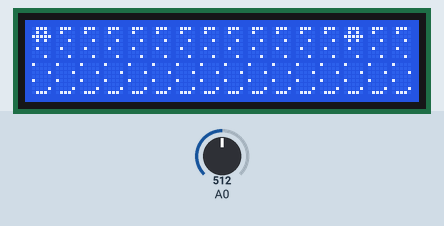
Simulated run of this sketch. Board: Arduino Uno, built with avr-gcc and run on an emulated ATmega328P. Parts: 16×2 character LCD. The inputs (shaded band) are chosen by the test bench; at power-on: A0 = 512. Random numbers use the default seed unless the sketch sets one.

Above: at 1.2 s.
1.3 s: A0 set to 417
At 1.44 s:
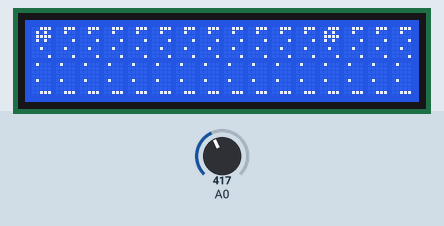
4.3 s: A0 set to 387
At 4.8 s:
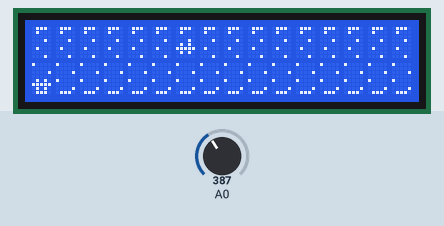
At 5.71 s:
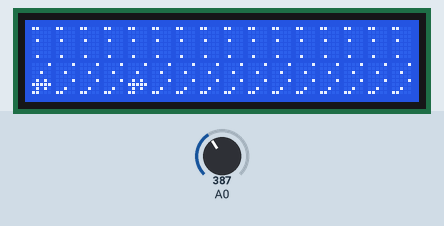
7.0 s: A0 set to 211
9.5 s: A0 set to 194
Timing chart, 0 to 12.0 s (numbered marks = the images above; inputs shaded):
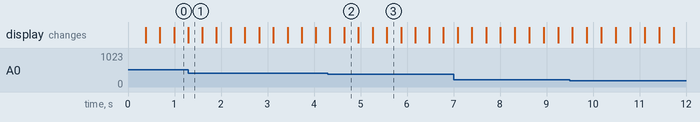

Measured:
- the behaviour switches between 401 and 400 on A0 (found by bisection; images 1 and 2)

The sketch:

RoadSteer.ino
```cpp
#include <LiquidCrystal.h> // LCD display library

// the pins used by the LCD shield
LiquidCrystal lcd(8, 9, 4, 5, 6, 7);

// define button constants
#define btnRIGHT  0
#define btnUP     1
#define btnDOWN   2
#define btnLEFT   3
#define btnSELECT 4
#define btnNONE   5

//game field size is 16x4 for 16x2 LCD
#define WIDTH 16
#define HEIGHT 4
#define MAX_ENEMIES 5

long int framerate=0; //delay between game steps
byte currentMap = 0; //current character map
byte enemyCount = 1;
byte level = 1;
int enemiesPassed = 0;
byte iteration = 0;

char screenBuffer[HEIGHT/2][WIDTH+1]; //characters to be displayed on the screen

//Define custom characters for game sprites as 6x8x8 array:
//6 layers of 8 custom characters, each character is coded by 8 bytes

byte spritemap[][8][8] = {
//layer 0
{
  //sprite 0
  {
    B00111,
    B00100,
    B00000,
    B00001,
    B00000,
    B00100,
    B00000,
    B00001
  },
  //sprite 1
  {
    B00111,
    B01010,
    B01111,
    B01010,
    B00000,
    B00100,
    B00000,
    B00001
  },
  //sprite 2
  {
    B00111,
    B00100,
    B00000,
    B00001,
    B01010,
    B01111,
    B01010,
    B00000
  },
  //sprite 3
  {
    B00111,
    B01010,
    B01111,
    B01010,
    B01010,
    B01111,
    B01010,
    B00000
  },
  //sprite 4
  {
    B00000,
    B01010,
    B01111,
    B01010,
    B01000,
    B00000,
    B00000,
    B00111
  },
  //sprite 5
  {
    B01000,
    B00000,
    B00000,
    B00000,
    B01010,
    B01111,
    B01010,
    B00111
  },
  //sprite 6
  {
    B00000,
    B01010,
    B01111,
    B01010,
    B01010,
    B01111,
    B01010,
    B00111
  },
  //sprite 7
  {
    B01000,
    B00000,
    B00000,
    B00000,
    B01000,
    B00000,
    B00000,
    B00111
  }
},
//layer 1
{
  //sprite 0
  {
    B01110,
    B01000,
    B00000,
    B00010,
    B00000,
    B01000,
    B00000,
    B00010
  },
  //sprite 1
  {
    B01110,
    B01010,
    B11111,
    B01010,
    B00000,
    B01000,
    B00000,
    B00010
  },
  //sprite 2
  {
    B01110,
    B01000,
    B00000,
    B00010,
    B01010,
    B11111,
    B01010,
    B00000
  },
  //sprite 3
  {
    B01110,
    B01010,
    B11111,
    B01010,
    B01010,
    B11111,
    B01010,
    B00000
  },
  //sprite 4
  {
    B00000,
    B01010,
    B11111,
    B01010,
    B10000,
    B00000,
    B00001,
    B01110
  },
  //sprite 5
  {
    B10000,
    B00000,
    B00001,
    B00000,
    B01010,
    B11111,
    B01010,
    B01110
  },
  //sprite 6
  {
    B00000,
    B01010,
    B11111,
    B01010,
    B01010,
    B11111,
    B01010,
    B01110
  },
  //sprite 7
  {
    B10000,
    B00000,
    B00001,
    B00000,
    B10000,
    B00000,
    B00001,
    B01110
  }
},
//layer 2
{
  //sprite 0
  {
    B11100,
    B10000,
    B00000,
    B00100,
    B00000,
    B10000,
    B00000,
    B00100
  },
  //sprite 1
  {
    B11100,
    B11010,
    B11111,
    B11010,
    B00000,
    B10000,
    B00000,
    B00100
  },
  //sprite 2
  {
    B11100,
    B10000,
    B00000,
    B00100,
    B11010,
    B11111,
    B11010,
    B00000
  },
  //sprite 3
  {
    B11100,
    B11010,
    B11111,
    B11010,
    B11010,
    B11111,
    B11010,
    B00000
  },
  //sprite 4
  {
    B00000,
    B11010,
    B11111,
    B11010,
    B00000,
    B00000,
    B00010,
    B11100
  },
  //sprite 5
  {
    B00000,
    B00000,
    B00010,
    B00000,
    B11010,
    B11111,
    B11010,
    B11100
  },
  //sprite 6
  {
    B00000,
    B11010,
    B11111,
    B11010,
    B11010,
    B11111,
    B11010,
    B11100
  },
  //sprite 7
  {
    B00000,
    B00000,
    B00010,
    B00000,
    B00000,
    B00000,
    B00010,
    B11100
  }
},
//layer 3
{
  //sprite 0
  {
    B11000,
    B00000,
    B00000,
    B01000,
    B00000,
    B00000,
    B00000,
    B01000
  },
  //sprite 1
  {
    B11000,
    B01010,
    B11111,
    B01010,
    B00000,
    B00000,
    B00000,
    B01000
  },
  //sprite 2
  {
    B11000,
    B00000,
    B00000,
    B01000,
    B01010,
    B11111,
    B01010,
    B00000
  },
  //sprite 3
  {
    B11000,
    B01010,
    B11111,
    B01010,
    B01010,
    B11111,
    B01010,
    B00000
  },
  //sprite 4
  {
    B00000,
    B01010,
    B11111,
    B01010,
    B00001,
    B00000,
    B00100,
    B11000
  },
  //sprite 5
  {
    B00001,
    B00000,
    B00100,
    B00000,
    B01010,
    B11111,
    B01010,
    B11000
  },
  //sprite 6
  {
    B00000,
    B01010,
    B11111,
    B01010,
    B01010,
    B11111,
    B01010,
    B11000
  },
  //sprite 7
  {
    B00001,
    B00000,
    B00100,
    B00000,
    B00001,
    B00000,
    B00100,
    B11000
  }
},
//layer 4
{
  //sprite 0
  {
    B10001,
    B00001,
    B00000,
    B10000,
    B00000,
    B00001,
    B00000,
    B10000
  },
  //sprite 1
  {
    B10001,
    B11010,
    B11111,
    B11010,
    B00000,
    B00001,
    B00000,
    B10000
  },
  //sprite 2
  {
    B10001,
    B00001,
    B00000,
    B10000,
    B11010,
    B11111,
    B11010,
    B00000
  },
  //sprite 3
  {
    B10001,
    B11010,
    B11111,
    B11010,
    B11010,
    B11111,
    B11010,
    B00000
  },
  //sprite 4
  {
    B00000,
    B11010,
    B11111,
    B11010,
    B00010,
    B00000,
    B01000,
    B10001
  },
  //sprite 5
  {
    B00010,
    B00000,
    B01000,
    B00000,
    B11010,
    B11111,
    B11010,
    B10001
  },
  //sprite 6
  {
    B00000,
    B11010,
    B11111,
    B11010,
    B11010,
    B11111,
    B11010,
    B10001
  },
  //sprite 7
  {
    B00010,
    B00000,
    B01000,
    B00000,
    B00010,
    B00000,
    B01000,
    B10001
  }
},
//layer 5
{
  //sprite 0
  {
    B00011,
    B00010,
    B00000,
    B00000,
    B00000,
    B00010,
    B00000,
    B00000
  },
  //sprite 1
  {
    B00011,
    B01010,
    B01111,
    B01010,
    B00000,
    B00010,
    B00000,
    B00000
  },
  //sprite 2
  {
    B00011,
    B00010,
    B00000,
    B00000,
    B01010,
    B01111,
    B01010,
    B00000
  },
  //sprite 3
  {
    B00011,
    B01010,
    B01111,
    B01010,
    B01010,
    B01111,
    B01010,
    B00000
  },
  //sprite 4
  {
    B00000,
    B01010,
    B01111,
    B01010,
    B00100,
    B00000,
    B10000,
    B00011
  },
  //sprite 5
  {
    B00100,
    B00000,
    B10000,
    B00000,
    B01010,
    B01111,
    B01010,
    B00011
  },
  //sprite 6
  {
    B00000,
    B01010,
    B01111,
    B01010,
    B01010,
    B01111,
    B01010,
    B00011
  },
  //sprite 7
  {
    B00100,
    B00000,
    B10000,
    B00000,
    B00100,
    B00000,
    B10000,
    B00011
  }
}
};


//Base class for game objects
class GameObject
{
//Object's coordinates and speed
protected:
  int8_t _x;
  int8_t _y;
  int8_t _speed;
public:
  GameObject():_x(0),_y(0),_speed(0){}
  GameObject(int8_t x, int8_t y): _x(x), _y(y), _speed(0){}
  GameObject(int8_t x, int8_t y, int8_t speed): _x(x), _y(y), _speed(speed){}
//Getters and setters
  int8_t x() const{
    return _x;
  }

  int8_t y() const{
    return _y;
  }
  int8_t speed() const{
    return _speed;
  }
  bool setX(int8_t x){
    if (x<0)
      return false;
    _x = x;
    return true;
  }
  bool setY(int8_t y){
    if ((y<0)||(y>=HEIGHT))
      return false;
    _y = y;
    return true;
  }
  bool setSpeed(int8_t speed){
    _speed = speed;
    return true;
  }
//Collision detection
  bool collides(const GameObject& o){
    return ((_x==o.x())&&(_y==o.y())) ? true : false;
  }
};

GameObject player, enemies[MAX_ENEMIES];

/* Processing buttons state*/
byte buttonPressed()
{
 int adc_key_in = analogRead(0);      // read analogue value
//Please adjust these values for your version of LCD shield
 if (adc_key_in <= 60)   return btnRIGHT;
 if (adc_key_in <= 200)  return btnUP;
 if (adc_key_in <= 400)  return btnDOWN;
 if (adc_key_in <= 600)  return btnLEFT;
 if (adc_key_in <= 800)  return btnSELECT;
 return btnNONE;
}

/*Update LCD screen
First drawing in a character buffer, then print it to the screen to avoid flickering.*/
void updateScreen(){
//Clearing the buffer
for(byte i = 0; i<WIDTH; i++){
  screenBuffer[0][i]=0;
  screenBuffer[1][i]=7;
}

//drawing the player
switch(player.y()){
case 0:
  screenBuffer[0][0] = 1;
  break;
case 1:
  screenBuffer[0][0] = 2;
  break;
case 2:
  screenBuffer[1][0] = 4;
  break;
case 3:
  screenBuffer[1][0] = 5;
  break;
}

//drawing enemies
for (byte enemyNum=0; enemyNum<enemyCount; enemyNum++)
{
  if(enemies[enemyNum].x()>WIDTH-1)
    continue;
  switch(enemies[enemyNum].y()){
  case 0:
    if (screenBuffer[0][enemies[enemyNum].x()]==0)
      screenBuffer[0][enemies[enemyNum].x()] = 1;
    else
      screenBuffer[0][enemies[enemyNum].x()] = 3;
    break;
  case 1:
    if (screenBuffer[0][enemies[enemyNum].x()]==0)
      screenBuffer[0][enemies[enemyNum].x()] = 2;
    else
      screenBuffer[0][enemies[enemyNum].x()] = 3;
    break;
  case 2:
    if (screenBuffer[1][enemies[enemyNum].x()]==7)
      screenBuffer[1][enemies[enemyNum].x()] = 4;
    else
      screenBuffer[1][enemies[enemyNum].x()] = 6;
    break;
  case 3:
    if (screenBuffer[1][enemies[enemyNum].x()]==7)
      screenBuffer[1][enemies[enemyNum].x()] = 5;
    else
      screenBuffer[1][enemies[enemyNum].x()] = 6;
    break;
  }
}
//Sending the buffer to the screen
  for (byte i = 0; i < HEIGHT/2; i++)
  {
    lcd.setCursor(0,i);
    for (byte j=0;j<WIDTH;j++)
      lcd.print(screenBuffer[i][j]);
  }
}

/*Game over screen*/
void gameOver()
{
  lcd.setCursor(0,0);
  lcd.print("Game over");
  lcd.setCursor(0,1);
  lcd.print("Score: ");
  lcd.setCursor(7,1);
  lcd.print(enemiesPassed);
  while(1){
    for (byte i = 0; i<8; i++)
      lcd.createChar(i, spritemap[currentMap][i]);
    delay(20);
    currentMap+=1;
    if (currentMap>5)
      currentMap = 0;
  }
}

/*Init: starting LCD and initializing variables*/
void setup()
{
 lcd.begin(16, 2);
 randomSeed(analogRead(1));
 player.setX(0);
 player.setY(0);
 enemyCount = 1;
 framerate=20; //delay between game steps
 currentMap = 0;
 level = 1;
 enemiesPassed = 0;
 enemies[0].setY(random(4));
 enemies[0].setX(WIDTH-1);
 iteration = 0;
}

/*Game loop*/
void loop()
{
//Processing the buttons
  if (currentMap%2){//feel free to remove this condition to increase manoeuvrability
  switch(buttonPressed()){
  case btnUP:{
    player.setY(player.y()-1);
    break;
  }
  case btnDOWN:{
    player.setY(player.y()+1);
    break;
  }
  default:
    break;
  }
  }
  //swithing current character map
  for (byte i = 0; i<8; i++)
    lcd.createChar(i, spritemap[currentMap][i]);
  currentMap++;
  //moving objects
  if (currentMap>5){
    currentMap = 0;
    for (byte enemyNum=0; enemyNum<enemyCount; enemyNum++)
    {
      if(!enemies[enemyNum].x()){
        if (enemies[enemyNum].y()==player.y())
          gameOver();
        enemies[enemyNum].setY(random(4));
        enemies[enemyNum].setX(WIDTH+random(20));
        enemiesPassed++;
        if (!(enemiesPassed%2)){//switch to the next level
          level++;
          if (level<10)
            framerate = (10-level)*2;
          else framerate = 0;
          enemyCount++;
          if (enemyCount>MAX_ENEMIES)
            enemyCount = MAX_ENEMIES;
          enemies[enemyCount-1].setY(random(4));
          enemies[enemyCount-1].setX(WIDTH+random(20));
        }
      }
      //move enemies once per 3 animation iterations
      else if (!iteration){
        enemies[enemyNum].setX(enemies[enemyNum].x()-1);
      if ((enemies[enemyNum].x()<10)&&(enemies[enemyNum].y()>player.y()))
        enemies[enemyNum].setY(enemies[enemyNum].y()-1);
      if ((enemies[enemyNum].x()<10)&&(enemies[enemyNum].y()<player.y()))
        enemies[enemyNum].setY(enemies[enemyNum].y()+1);
      }
    }
    if (++iteration == 3)
      iteration = 0;
    updateScreen();
  }
  delay (framerate);
}
```
